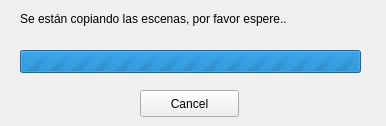
<?xml version="1.0" encoding="UTF-8"?>
<ui version="4.0">
 <class>CopyBar</class>
 <widget class="QWidget" name="CopyBar">
  <property name="geometry">
   <rect>
    <x>0</x>
    <y>0</y>
    <width>386</width>
    <height>126</height>
   </rect>
  </property>
  <property name="windowTitle">
   <string>Copiando escenas</string>
  </property>
  <widget class="QPushButton" name="CancelButton">
   <property name="geometry">
    <rect>
     <x>140</x>
     <y>90</y>
     <width>99</width>
     <height>27</height>
    </rect>
   </property>
   <property name="text">
    <string>Cancel</string>
   </property>
  </widget>
  <widget class="QProgressBar" name="CopyrogressBar">
   <property name="geometry">
    <rect>
     <x>20</x>
     <y>50</y>
     <width>341</width>
     <height>23</height>
    </rect>
   </property>
   <property name="maximum">
    <number>0</number>
   </property>
   <property name="value">
    <number>-1</number>
   </property>
  </widget>
  <widget class="QLabel" name="label">
   <property name="geometry">
    <rect>
     <x>20</x>
     <y>10</y>
     <width>341</width>
     <height>17</height>
    </rect>
   </property>
   <property name="text">
    <string>Se están copiando las escenas, por favor espere..</string>
   </property>
  </widget>
 </widget>
 <resources/>
 <connections/>
</ui>
